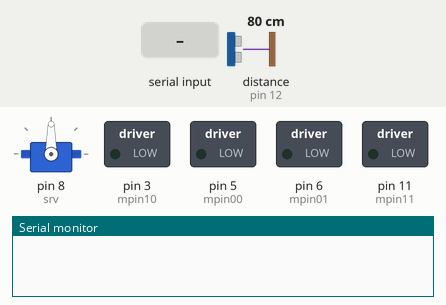
Simulated run of this sketch. Board: Arduino Uno, built with avr-gcc and run on an emulated ATmega328P. Shown: servo, switched loads named in the sketch (green lamp = pin HIGH), the last lines printed to the serial monitor. The inputs (shaded band) are chosen by the test bench; at power-on: distance to the obstacle (sensor on pin 12) 80 cm. The echo pulse lasts 58.3 µs per cm.

Above: at 3.9 s.
4.0 s: "90 45\n" received over the second serial link
At 4.7 s:
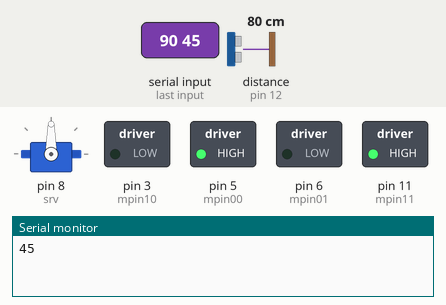
7.0 s: distance to the obstacle (sensor on pin 12) set to 33 cm
10.0 s: distance to the obstacle (sensor on pin 12) set to 27 cm
At 15.9 s:
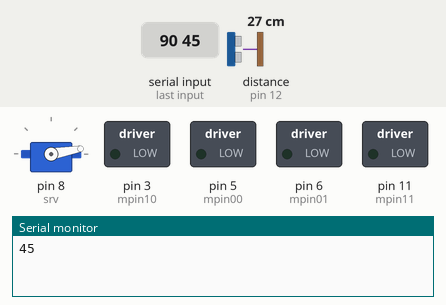
16.0 s: distance to the obstacle (sensor on pin 12) set to 35 cm
At 18.8 s:
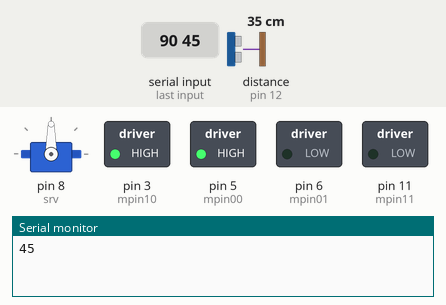
19.0 s: distance to the obstacle (sensor on pin 12) set to 2 cm
At 21.6 s:
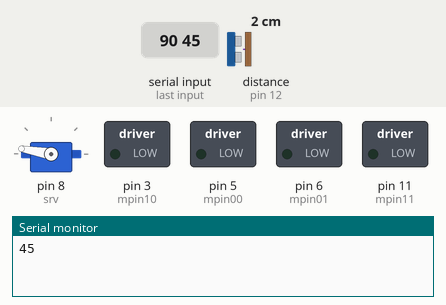
Timing chart, 0 to 23.0 s (numbered marks = the images above; inputs shaded):
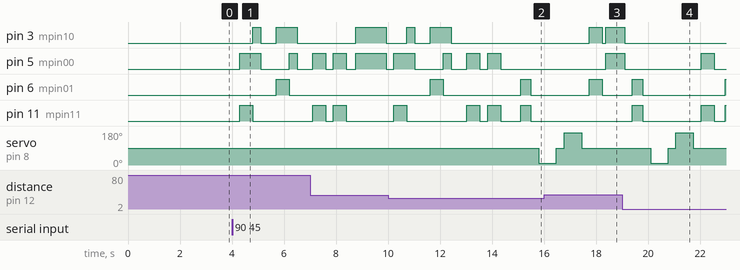

Measured:
- the behaviour switches between 31 and 30 cm on distance to the obstacle (sensor on pin 12) (found by bisection; images 1 and 2)
- after the input at 4.0 s, pin 3 (mpin10): LOW → HIGH after 0.80 s, → LOW 0.30 s later, → HIGH 0.60 s later, → LOW 0.80 s later; pin 5 (mpin00): LOW → HIGH after 0.30 s, → LOW 0.80 s later, → HIGH 1.1 s later, → LOW 0.30 s later; pin 6 (mpin01): LOW → HIGH after 1.7 s, → LOW 0.50 s later; pin 11 (mpin11): LOW → HIGH after 0.30 s, → LOW 0.50 s later
- after the input at 10.0 s, servo on pin 8 (srv): 90° → 10° after 5.8 s
- after the input at 16.0 s, pin 3 (mpin10): LOW → HIGH after 1.7 s, → LOW 0.50 s later, → HIGH 0.12 s later; pin 6 (mpin01): LOW → HIGH after 1.7 s instead of 2.7 s; pin 11 (mpin11): stays LOW (without the input it goes to HIGH after 1.7 s)
- after the input at 19.0 s, servo on pin 8 (srv): 90° → 10° after 1.1 s, → 90° 0.67 s later, → 170° 0.30 s later, → 90° 0.67 s later

The sketch:

robot.ino
```cpp
#include <NewPing.h>
#include <Servo.h>
#include <String.h>
#include <SoftwareSerial.h>

//Pinii motor1
#define mpin00 5
#define mpin01 6

//Pinii motor2
#define mpin10 3
#define mpin11 11

//Sensor pins
#define trig_pin 13 //analog input1
#define echo_pin 12 //analog input2

#define maximum_distance 100
boolean goesForward = false;
int distance = 50;

String inputStringTimp = "";
String inputStringDirectie="";
boolean stringComplete = false;
boolean readSpace=false;
//pini BT
const byte rxPin =10;
const byte txPin =9;

SoftwareSerial mySerial(rxPin, txPin);
int timp=0;


NewPing sonar(trig_pin,echo_pin,maximum_distance); //sensor function
Servo srv;

void setup() {

  //Pentru ocolire obstacole

    pinMode(mpin00,OUTPUT);
    pinMode(mpin01,OUTPUT);
    pinMode(mpin10,OUTPUT);
    pinMode(mpin11,OUTPUT);

    //pin LED
    //pinMode(13,OUTPUT);

    srv.attach(8);

    srv.write(90);
    delay(2000);
    distance = readPing();
    delay(100);
    distance = readPing();
    delay(100);
    distance = readPing();
    delay(100);
    distance = readPing();
    delay(100);

    //Pentru citire date pe bluetooth
    Serial.begin(9600);
    mySerial.begin(9600);
    pinMode(txPin, OUTPUT);
    pinMode(rxPin, INPUT);


    //Pentru cuvant
    inputStringTimp.reserve(200);
    inputStringDirectie.reserve(200);


}

void loop()
{
    serialEvent1();
  if(stringComplete==true)
  {

    timp=atoi(inputStringTimp.c_str());
    //timp=inputStringTimp.toInt();
    //Serial.write(timp);
    Serial.write(inputStringDirectie.c_str());
    //inputStringDirectie.trim();
    //Serial.write(inputStringTimp.c_str());

   // delay(100);
    if(inputStringDirectie.compareTo("r")){
        moveStop();
         delay(300);
        turnRight();
        delay(300);
        moveStop();
         delay(300);
      }

      if(inputStringDirectie.compareTo("l")){
        moveStop();
        delay(300);
        turnLeft();
        delay(300);
        moveStop();
         delay(300);
      }

      if(inputStringDirectie.compareTo("b")){
        moveStop();
        delay(300);
        turnRight();
         moveStop();
        delay(300);
        turnRight();
         moveStop();
        delay(300);

      }
     timp=10;
    while (timp > 0)
    {
      //pentru ocolire obstacole
      int distanceRight = 0;
      int distanceLeft = 0;
      delay(50);

      if (distance <= 30)
      {
        moveStop();
        delay(300);
        moveBackward();
        delay(400);
        moveStop();
        delay(300);
        distanceRight = lookRight();
        delay(300);
        distanceLeft = lookLeft();
        delay(300);

        if (distance >= distanceLeft)
        {
          turnRight();
          moveStop();
        }
        else
        {
          turnLeft();
          moveStop();
        }
      }
      else
      {
        moveForward();
        timp--;
      }
      distance = readPing();

    }

    if(timp==0){
      stringComplete=true;
      inputStringTimp="";
      inputStringDirectie="";


    }
  }
}

int lookRight()
{
  srv.write(10);
  delay(500);
  int distance = readPing();
  delay(100);
  srv.write(90);
  return distance;
}

int lookLeft()
{
  srv.write(170);
  delay(500);
  int distance = readPing();
  delay(100);
  srv.write(90);
  return distance;
}

int readPing()
{
  delay(70);
  int cm = sonar.ping_cm();
  if (cm == 0)
  {
    cm = 200;
  }
  return cm;
}

void moveStop()
{
  digitalWrite(mpin00,LOW);
  digitalWrite(mpin01,LOW);
  digitalWrite(mpin10,LOW);
  digitalWrite(mpin11,LOW);
}

void moveForward()
{
  if (!goesForward)
  {
    goesForward = true;

    digitalWrite(mpin00,HIGH);
    digitalWrite(mpin10,HIGH);

    digitalWrite(mpin01,LOW);
    digitalWrite(mpin11,LOW);
  }
}

void moveBackward()
{
  goesForward = false;

  digitalWrite(mpin01,HIGH);
  digitalWrite(mpin11,HIGH);

  digitalWrite(mpin00,LOW);
  digitalWrite(mpin10,LOW);
}

void turnRight()
{
  digitalWrite(mpin00,HIGH);
  digitalWrite(mpin11,HIGH);

  digitalWrite(mpin01,LOW);
  digitalWrite(mpin10,LOW);

  delay(500);

  digitalWrite(mpin00,HIGH);
  digitalWrite(mpin10,HIGH);

  digitalWrite(mpin01,LOW);
  digitalWrite(mpin11,LOW);
}

void turnLeft()
{
  digitalWrite(mpin01,HIGH);
  digitalWrite(mpin10,HIGH);

  digitalWrite(mpin00,LOW);
  digitalWrite(mpin11,LOW);

  delay(500);

  digitalWrite(mpin00,HIGH);
  digitalWrite(mpin10,HIGH);

  digitalWrite(mpin01,LOW);
  digitalWrite(mpin11,LOW);
}

void serialEvent1(){
    while(mySerial.available()){

      char inChar=(char)mySerial.read();
      if(inChar!='\n'){
        if(inChar==' ') //am citit timpul
          readSpace=true;
        else{
            if(readSpace==false)
            { //citim timpul
                inputStringTimp+=inChar;
            }else
                if(readSpace==true){
                    inputStringDirectie+=inChar;
                }
        }

      }
      if(inChar=='\n'){
            stringComplete=true;
            readSpace=false;
      }
    }
}
```
